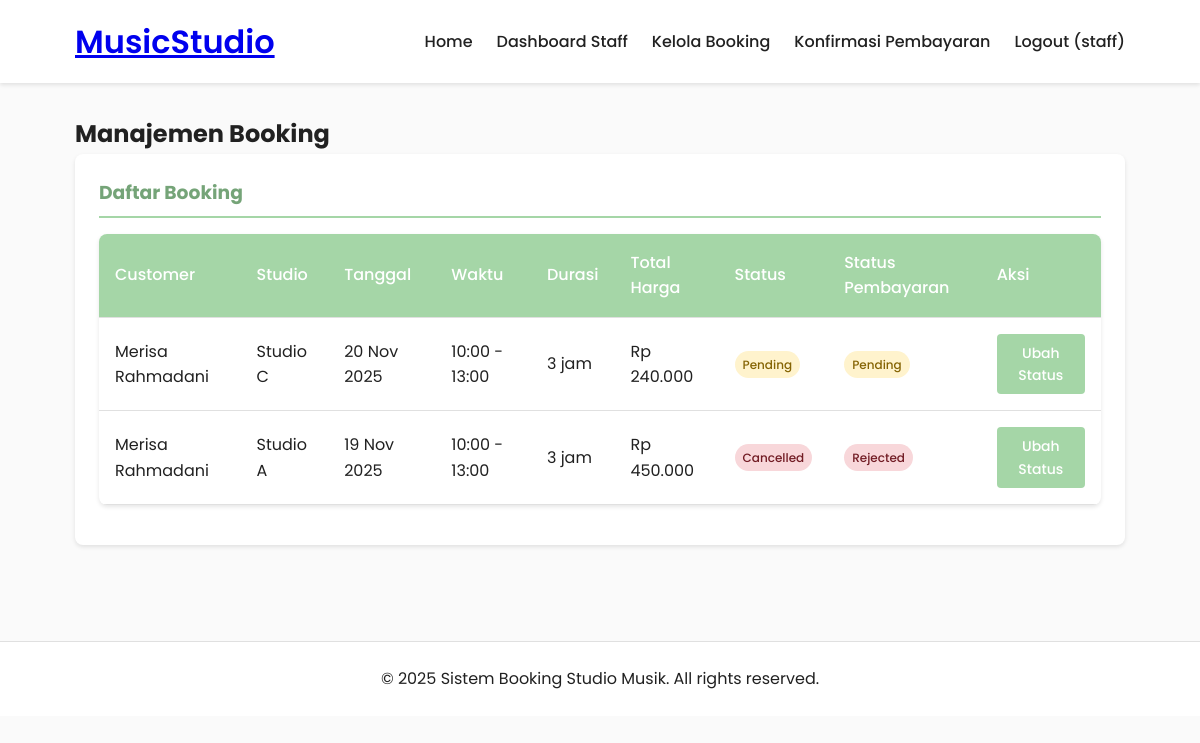
/staff/bookings.php (signed in), run on the app's committed database.
### tables this page shows
CREATE TABLE `bookings` (
  `id` int(11) NOT NULL,
  `user_id` int(11) NOT NULL,
  `studio_id` int(11) NOT NULL,
  `booking_date` date NOT NULL,
  `start_time` time NOT NULL,
  `end_time` time NOT NULL,
  `total_hours` int(11) NOT NULL,
  `total_price` decimal(10,2) NOT NULL,
  `status` enum('pending','confirmed','cancelled','completed') DEFAULT 'pending',
  `payment_proof` varchar(255) DEFAULT NULL,
  `payment_status` enum('pending','verified','rejected') DEFAULT 'pending',
  `created_at` timestamp NOT NULL DEFAULT current_timestamp()
);

CREATE TABLE `users` (
  `id` int(11) NOT NULL,
  `username` varchar(50) NOT NULL,
  `password` varchar(255) NOT NULL,
  `email` varchar(100) NOT NULL,
  `full_name` varchar(100) NOT NULL,
  `role` enum('admin','staff','customer') NOT NULL DEFAULT 'customer',
  `created_at` timestamp NOT NULL DEFAULT current_timestamp()
);

CREATE TABLE `studios` (
  `id` int(11) NOT NULL,
  `name` varchar(100) NOT NULL,
  `description` text DEFAULT NULL,
  `price_per_hour` decimal(10,2) NOT NULL,
  `status` enum('available','maintenance','booked') DEFAULT 'available',
  `image_url` varchar(255) DEFAULT NULL,
  `created_at` timestamp NOT NULL DEFAULT current_timestamp()
);

### staff/bookings.php (the view, shortened to what this page needs)
<?php
require_once '../includes/header.php';
$sql = "SELECT b.*, u.username, u.full_name, s.name as studio_name
        FROM bookings b
        JOIN users u ON b.user_id = u.id
        JOIN studios s ON b.studio_id = s.id
        ORDER BY b.created_at DESC";
$bookings = mysqli_query($conn, $sql);
?>
<div class="admin-content">
    <h2>Manajemen Booking</h2>
    <div class="admin-card">
        <h3>Daftar Booking</h3>
        <table>
            <thead>
                <tr>
                    <th>Customer</th>
                    <th>Studio</th>
                    <th>Tanggal</th>
                    <th>Waktu</th>
                    <th>Durasi</th>
                    <th>Total Harga</th>
                    <th>Status</th>
                    <th>Status Pembayaran</th>
                    <th>Aksi</th>
                </tr>
            </thead>
            <tbody>
                <?php while($booking = mysqli_fetch_assoc($bookings)): ?>
                <tr>
                    <td><?php echo $booking['full_name']; ?></td>
                    <td><?php echo $booking['studio_name']; ?></td>
                    <td><?php echo date('d M Y', strtotime($booking['booking_date'])); ?></td>
                    <td><?php echo date('H:i', strtotime($booking['start_time'])) . ' - ' . date('H:i', strtotime($booking['end_time'])); ?></td>
                    <td><?php echo $booking['total_hours']; ?> jam</td>
                    <td><?php echo formatRupiah($booking['total_price']); ?></td>
                    <td><?php echo getStatusBadge($booking['status']); ?></td>
                    <td><?php echo getStatusBadge($booking['payment_status']); ?></td>
                    <td>
                        <a href="#" class="btn btn-sm btn-primary" onclick="updateStatus(<?php echo $booking['id']; ?>, '<?php echo $booking['status']; ?>')">Ubah Status</a>
                    </td>
                </tr>
                <?php endwhile; ?>
            </tbody>
        </table>
    </div>
</div>
<?php include '../includes/footer.php'; ?>

### includes/functions.php (shortened to what this page needs)
<?php
function formatRupiah($angka) {
    return 'Rp ' . number_format($angka, 0, ',', '.');
}
function getStatusBadge($status) {
    $statusClass = '';
    switch ($status) {
        case 'pending':
            $statusClass = 'status-pending';
            break;
        case 'cancelled':
            $statusClass = 'status-cancelled';
            break;
        case 'rejected':
            $statusClass = 'status-cancelled';
            break;
    }
    return '<span class="status-badge ' . $statusClass . '">' . $status . '</span>';
}

### css/style.css (style rules this page uses)
:root { --primary: #a5d6a7; --primary-dark: #75a478; --secondary: #ffcc80; --accent: #ce93d8; --background: #fafafa; --surface: #ffffff; --error: #f44336; --success: #4caf50; --text-primary: #212121; --text-secondary: #757575; --border: #e0e0e0; --shadow: 0 2px 4px rgba(0, 0, 0, 0.1); }
* { margin: 0; padding: 0; box-sizing: border-box; }
body { font-family: "Poppins", sans-serif; background-color: var(--background); color: var(--text-primary); line-height: 1.6; }
.btn { display: inline-block; padding: 0.75rem 1.5rem; border-radius: 4px; text-decoration: none; font-weight: 500; transition: all 0.3s; border: none; cursor: pointer; font-family: "Poppins", sans-serif; text-align: center; }
.btn-primary { background-color: var(--primary); color: white; }
.btn-sm { padding: 0.5rem 1rem; font-size: 0.875rem; }
.admin-content { padding: 2rem 0; }
.admin-card { background-color: var(--surface); padding: 1.5rem; border-radius: 8px; box-shadow: var(--shadow); margin-bottom: 2rem; }
.admin-card h3 { margin-bottom: 1rem; color: var(--primary-dark); padding-bottom: 0.5rem; border-bottom: 2px solid var(--primary); }
table { width: 100%; border-collapse: collapse; background-color: var(--surface); border-radius: 8px; overflow: hidden; box-shadow: var(--shadow); margin-bottom: 1rem; }
table th, table td { padding: 1rem; text-align: left; border-bottom: 1px solid var(--border); }
table th { background-color: var(--primary); color: white; font-weight: 500; }
.status-badge { padding: 0.25rem 0.5rem; border-radius: 20px; font-size: 0.75rem; font-weight: 500; text-transform: capitalize; display: inline-block; }
.status-pending { background-color: #fff3cd; color: #856404; }
.status-cancelled { background-color: #f8d7da; color: #721c24; }

### data on the page
bookings: user.full_name "Merisa Rahmadani", studio.name "Studio C", booking_date "20 Nov 2025", start_time "10:00", end_time "13:00", total_hours "3", total_price "Rp 240.000", status "Pending Pending"
bookings: user.full_name "Merisa Rahmadani", studio.name "Studio A", booking_date "19 Nov 2025", start_time "10:00", end_time "13:00", total_hours "3", total_price "Rp 450.000", status "Cancelled Rejected"

### other printed values
$_SESSION['username'] "staff"
